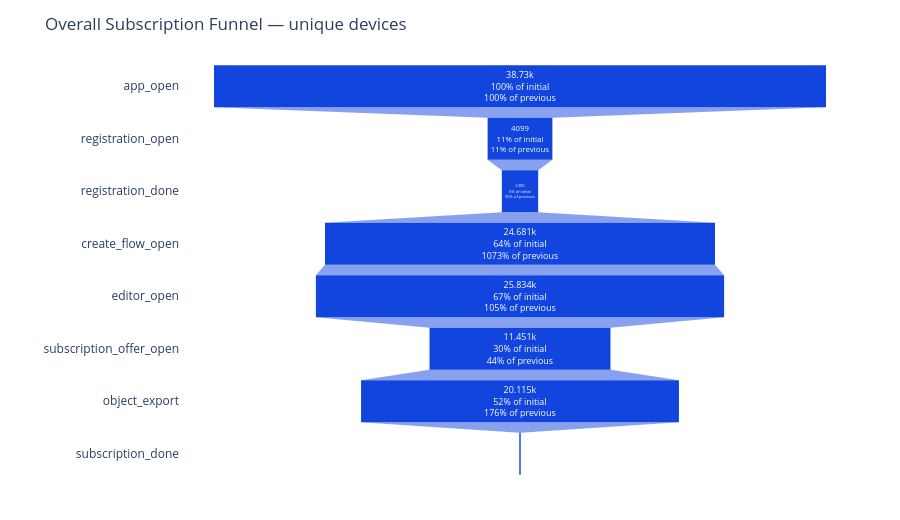

Notebook source saved alongside this figure:
### Code cell
# --- 2d. Funnel chart (plotly) ---
fig = go.Figure(go.Funnel(
    y=funnel['stage'],
    x=funnel['devices'],
    textposition='inside',
    textinfo='value+percent initial+percent previous',
    marker={'color': "#1245DE"},
))
fig.update_layout(
    title='Overall Subscription Funnel — unique devices',
    height=520,
    margin=dict(l=180, r=40, t=60, b=40),
)
fig.show()

### Figure 1 — Plotly figure (JSON) as saved in the notebook; plotly's stock layout.template omitted (floating-point values rounded to 4 significant figures)
{"data": [{"marker": {"color": "#1245DE"}, "textinfo": "value+percent initial+percent previous", "textposition": "inside", "type": "funnel", "x": [38730, 4099, 2300, 24681, 25834, 11451, 20115, 92], "y": ["app_open", "registration_open", "registration_done", "create_flow_open", "editor_open", "subscription_offer_open", "object_export", "subscription_done"]}], "layout": {"height": 520, "margin": {"b": 40, "l": 180, "r": 40, "t": 60}, "title": {"text": "Overall Subscription Funnel — unique devices"}}}
